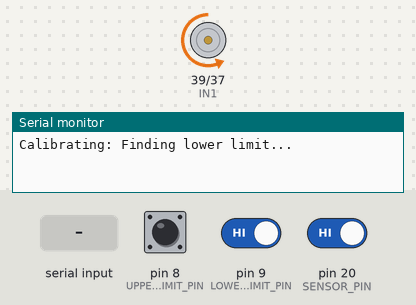
Simulated run of this sketch. Board: Arduino Mega 2560, built with avr-gcc and run on an emulated ATmega2560. On the bench: motor-driver pin pairs drawn as motors (green arrow = first pin HIGH = forward, orange = second pin HIGH = backward, longer = more drive, scaled by the enable pin), the last lines printed to the serial monitor. The test bench sets the inputs (shaded band); at power-on: pin 9 (LOWER_LIMIT_PIN) HIGH, pin 8 (UPPER_LIMIT_PIN) HIGH, pin 20 (SENSOR_PIN) HIGH. EEPROM starts erased.

Above: at 1.0 s.
1.1 s: pin 9 (LOWER_LIMIT_PIN) driven LOW
At 1.5 s:
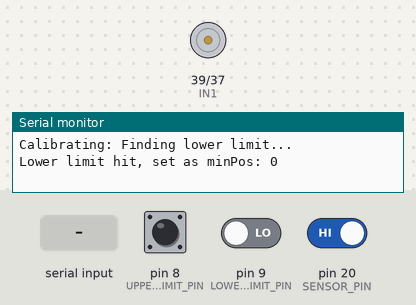
3.5 s: pin 8 (UPPER_LIMIT_PIN) pulled LOW for 3.2 s
At 3.7 s:
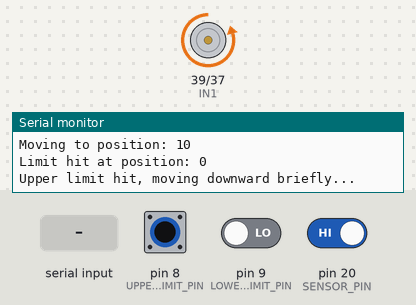
At 7.5 s:
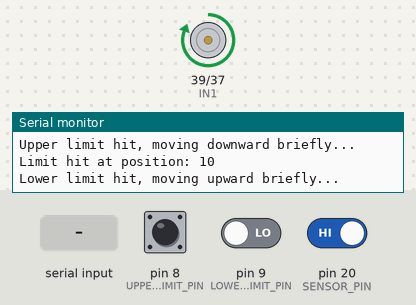
12.7 s: pin 8 (UPPER_LIMIT_PIN) pulled LOW for 1 s
16.7 s: "90,45\n" received over Serial
19.7 s: pin 9 (LOWER_LIMIT_PIN) driven HIGH
Timing chart, 0 to 22.4 s (numbered marks = the images above; inputs shaded):
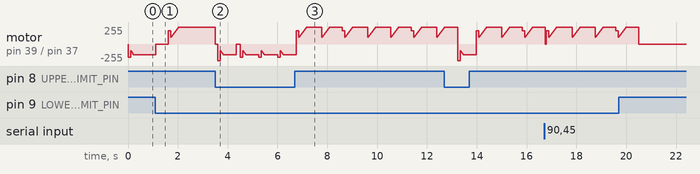

The sketch:

RShoulder.ino
```cpp
#include <EEPROM.h>  // Library for EEPROM to store position

#define SENSOR_PIN 20   // IR Slot Sensor D0 connected to pin 18
#define UPPER_LIMIT_PIN 8  // Upper limit switch on pin 2
#define LOWER_LIMIT_PIN 9  // Lower limit switch on pin 3
#define PWM 11         // PWM pin for motor speed control
#define IN2 37         // Motor driver input 2
#define IN1 39         // Motor driver input 1

volatile int pos = 0;  // Current position, volatile because it's modified in an interrupt
int maxPos = 26;        // Maximum position (determined by calibration)
int minPos = 0;        // Minimum position (determined by calibration)
const int INITIAL_POS = 10; // Initial position
const int UPWARD_SPEED = 255;  // Target speed for upward motion
const int DOWNWARD_SPEED = 160;  // Target speed for downward motion (slightly increased)
const int DOWNWARD_DELAY = 15;  // Micro-delay in ms for downward motion (adjusted)
const int START_PULSE_SPEED = 200;  // Initial pulse speed to kickstart motor
const int START_PULSE_DURATION = 100;  // Duration of initial pulse in ms

void setup() {
  Serial.begin(9600);
  pinMode(SENSOR_PIN, INPUT);       // Set IR sensor pin as input
  pinMode(UPPER_LIMIT_PIN, INPUT_PULLUP);  // Upper limit switch (HIGH by default, LOW when pressed)
  pinMode(LOWER_LIMIT_PIN, INPUT_PULLUP);  // Lower limit switch (HIGH by default, LOW when pressed)
  pinMode(PWM, OUTPUT);        // Set PWM pin as output
  pinMode(IN1, OUTPUT);        // Set IN1 as output for motor direction
  pinMode(IN2, OUTPUT);        // Set IN2 as output for motor direction

  // Initialize motor driver pins to OFF
  digitalWrite(IN1, LOW);
  digitalWrite(IN2, LOW);
  analogWrite(PWM, 0);

  // Attach interrupt to IR sensor pin to track position changes
  attachInterrupt(digitalPinToInterrupt(SENSOR_PIN), readSensor, CHANGE);

  // Calibration on every startup
  calibratePosition();

  // Load saved positions from EEPROM after calibration
  pos = EEPROM.read(0);     // Current position
  maxPos = EEPROM.read(1);  // Load maxPos from EEPROM (address 1)
  minPos = EEPROM.read(2);  // Load minPos from EEPROM (address 2)

  Serial.print("Loaded position from EEPROM: ");
  Serial.println(pos);
  Serial.print("Loaded minPos: ");
  Serial.println(minPos);
  Serial.print("Loaded maxPos: ");
  Serial.println(maxPos);
}

void loop() {
  // Check for user input via Serial Monitor
  if (Serial.available() > 0) {
    int target = Serial.parseInt();  // Read target position from Serial input
    if (target >= minPos && target <= maxPos) {  // Validate target within calibrated range
      moveToPosition(target);  // Move to user-defined position
      Serial.print("Moved to position: ");
      Serial.println(pos);
      EEPROM.write(0, pos);
    } else {
      Serial.print("Invalid position! Must be between ");
      Serial.print(minPos);
      Serial.print(" and ");
      Serial.println(maxPos);
    }
    // Clear serial buffer
    while (Serial.available()) Serial.read();
  }

  // Check limit switches during operation
  if (digitalRead(UPPER_LIMIT_PIN) == LOW || digitalRead(LOWER_LIMIT_PIN) == LOW) {
    handleLimitHit();
  }
}

// Function to move motor to a specific position
void moveToPosition(int targetPos) {
  Serial.print("Moving to position: ");
  Serial.println(targetPos);
  int lastPos = -1;
  bool firstMove = true;  // Flag for initial movement
  while (abs(pos - targetPos) > 0) {
    if (digitalRead(UPPER_LIMIT_PIN) == LOW || digitalRead(LOWER_LIMIT_PIN) == LOW) {
      handleLimitHit();
      break;
    }
    if (pos < targetPos) {
      // Upward motion
      if (firstMove) {
        softStart(1, UPWARD_SPEED);  // Apply soft start for upward motion
        firstMove = false;
      } else {
        setMotor(1, UPWARD_SPEED, PWM, IN1, IN2);  // Continue at target speed
      }
      Serial.print("Moving upward, pos: ");
      Serial.println(pos);
    } else if (pos > targetPos) {
      // Downward motion
      if (firstMove) {
        softStart(-1, DOWNWARD_SPEED);  // Apply soft start for downward motion
        firstMove = false;
      } else {
        setMotor(-1, DOWNWARD_SPEED, PWM, IN1, IN2);  // Continue at target speed
      }
      Serial.print("Moving downward, pos: ");
      Serial.println(pos);
      delay(DOWNWARD_DELAY);  // Add micro-delay to slow downward motion
    }
    if (pos != lastPos) {
      lastPos = pos;
    }
    delay(50);  // Small delay for smooth movement
  }
  setMotor(0, 0, PWM, IN1, IN2);  // Stop motor when target is reached
  Serial.print("Target reached, pos: ");
  Serial.println(pos);
}

// Function to handle limit switch activation
void handleLimitHit() {
  setMotor(0, 0, PWM, IN1, IN2);  // Stop motor immediately
  Serial.print("Limit hit at position: ");
  Serial.println(pos);

  // Move slightly in opposite direction to release the limit switch
  if (digitalRead(UPPER_LIMIT_PIN) == LOW) {
    Serial.println("Upper limit hit, moving downward briefly...");
    softStart(-1, DOWNWARD_SPEED);  // Soft start for downward motion
    delay(500);  // Move for 500ms to clear the switch
    setMotor(0, 0, PWM, IN1, IN2);
  } else if (digitalRead(LOWER_LIMIT_PIN) == LOW) {
    Serial.println("Lower limit hit, moving upward briefly...");
    softStart(1, UPWARD_SPEED);  // Soft start for upward motion
    delay(500);  // Move for 500ms to clear the switch
    setMotor(0, 0, PWM, IN1, IN2);
  }
}

// Function to set motor direction and speed
void setMotor(int dir, int pwmVal, int pwm, int in1, int in2) {
  analogWrite(pwm, pwmVal);  // Set motor speed (0-255)
  if (dir == -1) {  // Downward (IN1 LOW, IN2 HIGH)
    digitalWrite(in1, LOW);
    digitalWrite(in2, HIGH);
  } else if (dir == 1) {  // Upward (IN1 HIGH, IN2 LOW)
    digitalWrite(in1, HIGH);
    digitalWrite(in2, LOW);
  } else {  // Stop motor
    digitalWrite(in1, LOW);
    digitalWrite(in2, LOW);
    analogWrite(pwm, 0);  // Ensure PWM is off when stopped
  }
}

// Function to implement soft start
void softStart(int dir, int targetSpeed) {
  // Apply initial pulse to kickstart motor
  setMotor(dir, START_PULSE_SPEED, PWM, IN1, IN2);
  delay(START_PULSE_DURATION);

  // Ramp up to target speed
  int startSpeed = START_PULSE_SPEED / 2;  // Start at half the pulse speed
  for (int speed = startSpeed; speed <= targetSpeed; speed += 10) {
    setMotor(dir, speed, PWM, IN1, IN2);
    delay(20);  // Small delay for smooth ramp-up
  }
  // Ensure final speed is set
  setMotor(dir, targetSpeed, PWM, IN1, IN2);
}

void readSensor() {
  static int lastState = HIGH;  // Track previous sensor state
  static unsigned long lastInterruptTime = 0;
  const unsigned long debounceDelay = 20;

  int currentState = digitalRead(SENSOR_PIN);
  unsigned long currentTime = millis();

  if ((currentState != lastState) && (currentTime - lastInterruptTime >= debounceDelay)) {  // Detect edge change
    if (digitalRead(IN1) == LOW && digitalRead(IN2) == HIGH) {  // Moving downward
      if (digitalRead(LOWER_LIMIT_PIN) == HIGH) {
        pos--;
        Serial.print("Decrease: ");
        Serial.println(pos);
      }
    } else if (digitalRead(IN1) == HIGH && digitalRead(IN2) == LOW) {  // Moving upward
      if (digitalRead(UPPER_LIMIT_PIN) == HIGH) {
        pos++;
        Serial.print("Increase: ");
        Serial.println(pos);
      }
    }
    lastInterruptTime = currentTime;  // Update current time
  }
  lastState = currentState; // Update last state
}

// Function to calibrate min and max positions using physical limit switches
void calibratePosition() {
  // Step 1: Move downward to find lower limit
  Serial.println("Calibrating: Finding lower limit...");
  softStart(-1, DOWNWARD_SPEED);  // Soft start for downward motion
  while (digitalRead(LOWER_LIMIT_PIN) == HIGH) {
    setMotor(-1, DOWNWARD_SPEED, PWM, IN1, IN2);
    delay(DOWNWARD_DELAY);  // Add micro-delay to slow downward motion
  }
  setMotor(0, 0, PWM, IN1, IN2);  // Stop motor
  pos = 0;  // Set this as the zero point
  minPos = 0;
  Serial.print("Lower limit hit, set as minPos: ");
  Serial.println(minPos);
  EEPROM.write(2, minPos);  // Save minPos to EEPROM (address 2)
  delay(500);  // Short pause

  // Step 2: Move upward to find upper limit
  Serial.println("Calibrating: Finding upper limit...");
  softStart(1, UPWARD_SPEED);  // Soft start for upward motion
  while (digitalRead(UPPER_LIMIT_PIN) == HIGH) {
    setMotor(1, UPWARD_SPEED, PWM, IN1, IN2);
    delay(10);  // Wait until upper limit switch is triggered
  }
  setMotor(0, 0, PWM, IN1, IN2);  // Stop motor
  maxPos = pos;  // Set this as the max position
  Serial.print("Upper limit hit, set as maxPos: ");
  Serial.println(maxPos);
  EEPROM.write(1, maxPos);  // Save maxPos to EEPROM (address 1)

  // Step 3: Move to initial position
  Serial.println("Moving to initial position...");
  moveToPosition(INITIAL_POS);  // Move to initial position
  pos = INITIAL_POS;
  EEPROM.write(0, pos);  // Save initial position to EEPROM (address 0)
  Serial.print("Calibration complete, stopped at initial position: ");
  Serial.println(INITIAL_POS);
}
```
